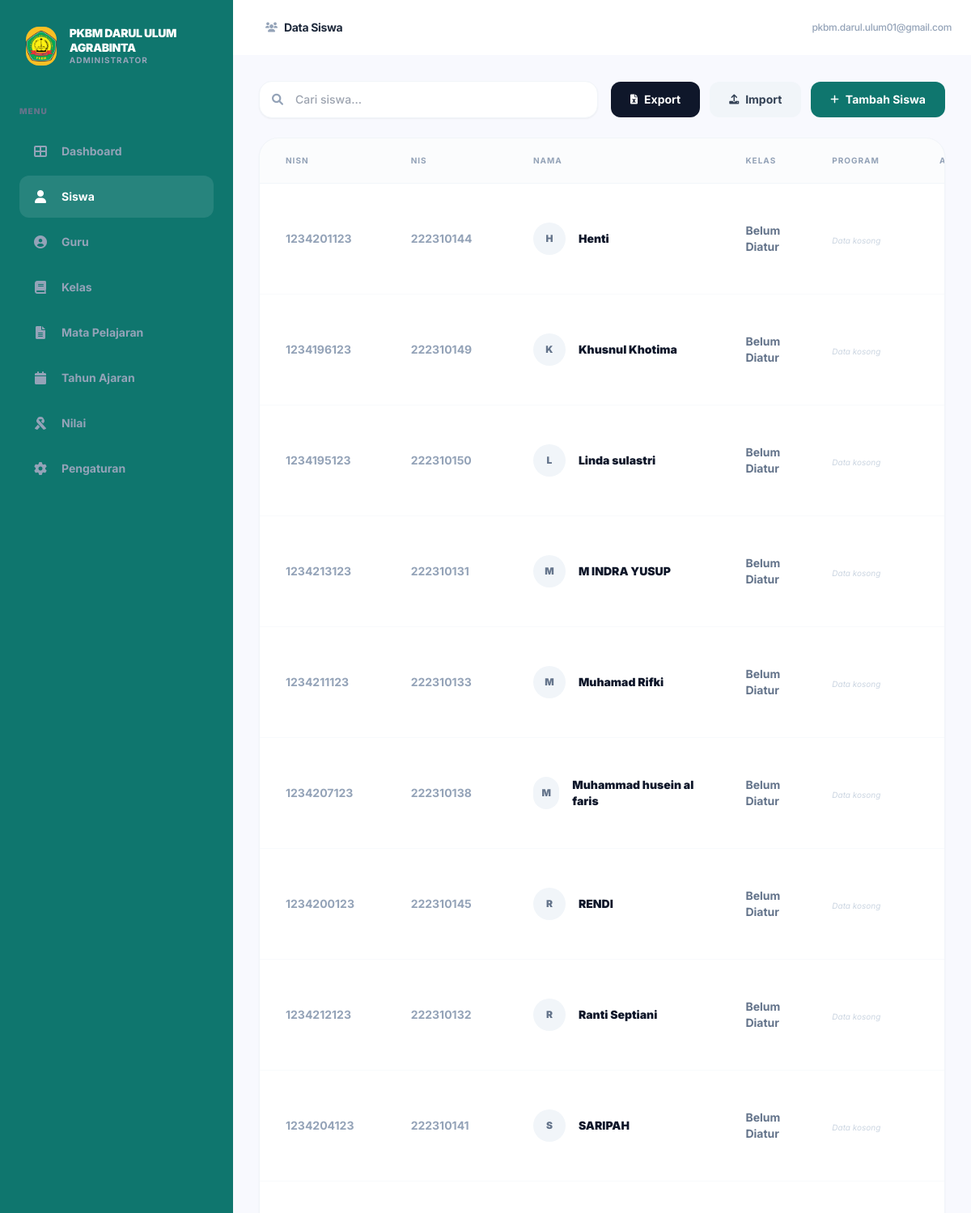
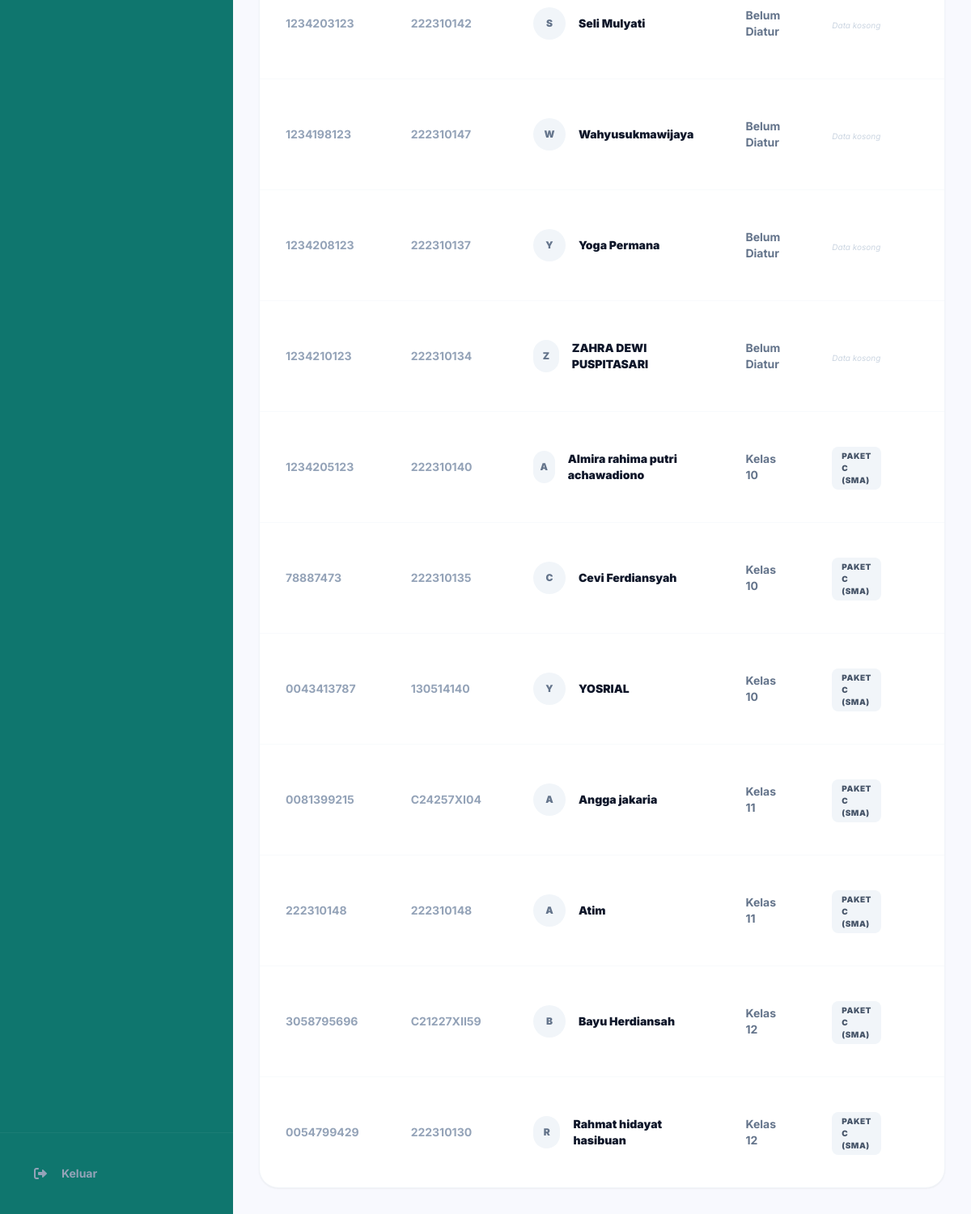
The app's page /students/ (signed in) with its own data (2 pictures, top to bottom).
### apps_main/models.py (models this page shows, shortened)
class SchoolProfile(models.Model):
    name = models.CharField(max_length=255, default="PKBM Darul Ulum Agrabinta")
    logo = models.ImageField(upload_to='school/', null=True, blank=True)
    principal_name = models.CharField(max_length=255)
    nip = models.CharField(max_length=50, blank=True, null=True)
    address = models.TextField()
    phone = models.CharField(max_length=20, blank=True, null=True)
    email = models.EmailField(blank=True, null=True)
    theme_color = models.CharField(max_length=20, default="#1e295b")
    signature = models.ImageField(upload_to='school/signature/', null=True, blank=True)
    stamp = models.ImageField(upload_to='school/stamp/', null=True, blank=True)

class User(AbstractUser):
    ROLE_CHOICES = (
        ('ADMIN', 'Super Admin'),
        ('TEACHER', 'Teacher'),
        ('STUDENT', 'Student'),
    )
    role = models.CharField(max_length=10, choices=ROLE_CHOICES, default='STUDENT')
    photo = models.ImageField(upload_to='user_photos/', null=True, blank=True)

class Student(models.Model):
    GENDER_CHOICES = (
        ('L', 'Laki-laki'),
        ('P', 'Perempuan'),
    )
    user = models.OneToOneField(User, on_delete=models.CASCADE, related_name='student_profile')
    nisn = models.CharField(max_length=20, unique=True)
    nis = models.CharField(max_length=20, unique=True, null=True, blank=True)
    class_level = models.ForeignKey(ClassLevel, on_delete=models.SET_NULL, null=True)
    gender = models.CharField(max_length=1, choices=GENDER_CHOICES, default='L')
    birth_place = models.CharField(max_length=100, null=True, blank=True)
    birth_date = models.DateField(null=True, blank=True)
    parent_name = models.CharField(max_length=255, null=True, blank=True)
    address = models.TextField(null=True, blank=True)
    address_village = models.CharField(max_length=100, null=True, blank=True)
    address_district = models.CharField(max_length=100, null=True, blank=True)
    address_regency = models.CharField(max_length=100, null=True, blank=True)
    address_province = models.CharField(max_length=100, null=True, blank=True)
    religion = models.CharField(max_length=20, null=True, blank=True)
    previous_education = models.CharField(max_length=100, null=True, blank=True)
    father_name = models.CharField(max_length=255, null=True, blank=True)
    mother_name = models.CharField(max_length=255, null=True, blank=True)
    father_occupation = models.CharField(max_length=100, null=True, blank=True)
    mother_occupation = models.CharField(max_length=100, null=True, blank=True)
    guardian_name = models.CharField(max_length=255, null=True, blank=True)
    guardian_occupation = models.CharField(max_length=100, null=True, blank=True)
    guardian_address = models.TextField(null=True, blank=True)

class ClassLevel(models.Model):
    PROGRAM_CHOICES = (
        ('PAKET_B', 'Paket B (SMP)'),
        ('PAKET_C', 'Paket C (SMA)'),
    )
    PHASE_CHOICES = (
        ('D', 'Fase D'),
        ('E', 'Fase E'),
        ('F', 'Fase F'),
    )
    name = models.CharField(max_length=50)
    program = models.CharField(max_length=20, choices=PROGRAM_CHOICES)
    phase = models.CharField(max_length=2, choices=PHASE_CHOICES)
    homeroom_teacher = models.ForeignKey('Teacher', on_delete=models.SET_NULL, null=True, blank=True, related_name='homeroom_classes')

### apps_main/views.py (the view, shortened to what this page needs)
# urls.py: path('students/', views.manage_students, name='manage_students'),
@user_passes_test(is_admin)
def manage_students(request):
    students = Student.objects.all().select_related('class_level', 'user').order_by('class_level__name', 'user__first_name')
    classes = ClassLevel.objects.all().order_by('name')
    return render(request, 'apps_main/manage_students.html', {
        'students': students,
        'classes': classes,
        'page_title': 'Manajemen Siswa'
    })

### apps_main/context_processors.py (called while the page is built)
def school_profile(request):
    school = SchoolProfile.objects.first()
    return {
        'school_profile': school
    }

### apps_main/views.py (called while the page is built)
def is_admin(user):
    return user.is_authenticated and user.role == 'ADMIN'

### templates/apps_main/manage_students.html (shortened to what this page needs)
{% extends 'base.html' %}
{% block page_title %}Data Siswa{% endblock %}
{% block page_icon %}<i class="fas fa-users text-xs"></i>{% endblock %}
{% block content %}
<div class="space-y-6">
    <div class="flex flex-col md:flex-row md:items-center justify-between gap-4">
        <div class="relative flex-1 max-w-md">
            <span class="absolute inset-y-0 left-0 pl-4 flex items-center text-slate-400">
                <i class="fas fa-search text-sm"></i>
            </span>
            <input type="text" placeholder="Cari siswa..." class="w-full pl-11 pr-4 py-3 bg-white border border-slate-100 rounded-2xl shadow-sm focus:ring-2 focus-ring-primary transition-all text-sm font-medium">
        </div>
        <div class="flex items-center gap-3">
            <a href="{% url 'export_students_excel' %}" class="inline-flex items-center px-6 py-3 bg-slate-900 text-white rounded-xl font-bold text-sm hover:opacity-90 transition-all">
                <i class="fas fa-file-excel mr-2 text-xs"></i> Export
            </a>
            <button type="button" onclick="openStudentImportModal()" class="inline-flex items-center px-6 py-3 bg-slate-100 text-slate-700 rounded-xl font-bold text-sm hover:bg-slate-200 transition-all">
                <i class="fas fa-upload mr-2 text-xs"></i> Import
            </button>
            <button onclick="openStudentModal()" class="inline-flex items-center px-6 py-3 bg-primary text-white rounded-xl font-bold text-sm hover:shadow-lg hover:shadow-primary/20 transition-all">
                <i class="fas fa-plus mr-2 text-xs"></i> Tambah Siswa
            </button>
        </div>
    </div>
    <div class="bg-white rounded-3xl shadow-sm border border-slate-100 overflow-hidden">
        <div class="overflow-x-auto">
            <table class="w-full text-left">
                <thead>
                    <tr class="bg-slate-50/50 text-slate-400 text-[10px] font-black uppercase tracking-widest border-b border-slate-100">
                        <th class="px-8 py-5">NISN</th>
                        <th class="px-8 py-5">NIS</th>
                        <th class="px-8 py-5">Nama</th>
                        <th class="px-8 py-5">Kelas</th>
                        <th class="px-8 py-5">Program</th>
                        <th class="px-8 py-5 text-right">Aksi</th>
                    </tr>
                </thead>
                <tbody class="divide-y divide-slate-50">
                    {% for student in students %}
                    <tr class="hover:bg-slate-50/30 transition-colors group">
                        <td class="px-8 py-5 text-sm font-bold text-slate-400 group-hover:text-slate-900 transition-colors">{{ student.nisn }}</td>
                        <td class="px-8 py-5 text-sm font-bold text-slate-400 group-hover:text-slate-900 transition-colors">{{ student.nis|default:"-" }}</td>
                        <td class="px-8 py-5">
                            <div class="flex items-center space-x-4">
                                <div class="w-10 h-10 rounded-full bg-slate-100 flex items-center justify-center text-slate-500 font-black text-xs">
                                    {{ student.user.first_name.0|upper }}
                                </div>
                                <span class="text-sm font-black text-slate-900">{{ student.user.get_full_name }}</span>
                            </div>
                        </td>
                        <td class="px-8 py-5 text-sm font-bold text-slate-500">
                            {{ student.class_level.name|default:"Belum Diatur" }}
                        </td>
                        <td class="px-8 py-5">
                            {% if student.class_level %}
                            <span class="inline-flex items-center px-3 py-1 bg-slate-100 text-slate-600 rounded-lg text-[10px] font-black uppercase tracking-wider">
                                {{ student.class_level.get_program_display }}
                            </span>
                            {% else %}
                            <span class="text-[10px] text-slate-300 italic">Data kosong</span>
                            {% endif %}
                        </td>
                        <td class="px-8 py-5 text-right">
                            <a href="{% url 'view_report' %}?student_id={{ student.id }}" class="inline-flex items-center justify-center w-8 h-8 text-slate-400 hover:text-primary hover:bg-primary/5 rounded-lg transition-all" title="Lihat Rapor">
                            </a>
                            <button onclick="editStudent('{{ student.id }}')" class="inline-flex items-center justify-center w-8 h-8 text-slate-400 hover:text-primary hover:bg-primary/5 rounded-lg transition-all">
                            </button>
                            <button onclick="confirmDelete(this.dataset.url, this.dataset.name)" data-url="{% url 'delete_student' student.id %}" data-name="{{ student.user.get_full_name|escapejs }}" class="inline-flex items-center justify-center w-8 h-8 text-slate-400 hover:text-red-600 hover:bg-red-50 rounded-lg transition-all ml-1">
                            </button>
                        </td>
                    </tr>
                    {% endfor %}
                </tbody>
            </table>
        </div>
    </div>
</div>
{% endblock %}

### templates/base.html (shortened to what this page needs)
<!DOCTYPE html>
<html lang="en">
<head>
    <script src="https://cdn.tailwindcss.com"></script>
    <link href="https://cdnjs.cloudflare.com/ajax/libs/font-awesome/6.0.0/css/all.min.css" rel="stylesheet">
</head>
<body class="bg-[#f8f9fe] text-[#1e293b]">
    {% if user.is_authenticated %}
    <div class="min-h-screen flex">
        <aside id="sidebar" class="w-72 bg-primary text-white flex-shrink-0 hidden md:flex flex-col fixed inset-y-0 left-0 z-50 md:relative transition-transform -translate-x-full md:translate-x-0">
            <div class="p-8 flex items-center justify-between">
                <div class="flex items-center space-x-4">
                    <div class="w-12 h-12 bg-[#fbbf24] rounded-2xl flex items-center justify-center text-primary text-2xl overflow-hidden">
                        {% if school_profile.logo %}
                            <img src="{{ school_profile.logo.url }}" class="w-full h-full object-contain">
                        {% else %}
                            <i class="fas fa-graduation-cap"></i>
                        {% endif %}
                    </div>
                    <div>
                        <h1 class="text-sm font-black tracking-tight leading-tight uppercase">{{ school_profile.name|default:'PKBM Darul Ulum' }}</h1>
                        <p class="text-[10px] text-slate-400 font-bold uppercase tracking-widest">Administrator</p>
                    </div>
                </div>
            </div>
            <div class="px-6 py-4">
                <p class="text-[10px] font-black text-slate-500 uppercase tracking-widest mb-4">Menu</p>
                <nav class="space-y-1">
                    <a href="{% url 'dashboard' %}" class="flex items-center space-x-4 p-4 rounded-xl {% if request.resolver_match.url_name == 'dashboard' %}bg-white/10 text-white{% else %}text-slate-400 hover:text-white transition{% endif %}">
                        <i class="fas fa-th-large w-5 text-center"></i>
                        <span class="text-sm font-bold">Dashboard</span>
                    </a>
                    {% if user.role == 'ADMIN' %}
                    <a href="{% url 'manage_students' %}" class="flex items-center space-x-4 p-4 rounded-xl {% if request.resolver_match.url_name == 'manage_students' %}bg-white/10 text-white{% else %}text-slate-400 hover:text-white transition{% endif %}">
                        <i class="fas fa-user w-5 text-center"></i>
                        <span class="text-sm font-bold">Siswa</span>
                    </a>
                    <a href="{% url 'manage_teachers' %}" class="flex items-center space-x-4 p-4 rounded-xl {% if request.resolver_match.url_name == 'manage_teachers' %}bg-white/10 text-white{% else %}text-slate-400 hover:text-white transition{% endif %}">
                        <i class="fas fa-user-circle w-5 text-center"></i>
                        <span class="text-sm font-bold">Guru</span>
                    </a>
                    <a href="{% url 'manage_classes' %}" class="flex items-center space-x-4 p-4 rounded-xl {% if request.resolver_match.url_name == 'manage_classes' %}bg-white/10 text-white{% else %}text-slate-400 hover:text-white transition{% endif %}">
                        <i class="fas fa-book w-5 text-center"></i>
                        <span class="text-sm font-bold">Kelas</span>
                    </a>
                    <a href="{% url 'manage_subjects' %}" class="flex items-center space-x-4 p-4 rounded-xl {% if request.resolver_match.url_name == 'manage_subjects' %}bg-white/10 text-white{% else %}text-slate-400 hover:text-white transition{% endif %}">
                        <i class="fas fa-file-alt w-5 text-center"></i>
                        <span class="text-sm font-bold">Mata Pelajaran</span>
                    </a>
                    <a href="{% url 'manage_academic_years' %}" class="flex items-center space-x-4 p-4 rounded-xl {% if request.resolver_match.url_name == 'manage_academic_years' %}bg-white/10 text-white{% else %}text-slate-400 hover:text-white transition{% endif %}">
                        <i class="fas fa-calendar w-5 text-center"></i>
                        <span class="text-sm font-bold">Tahun Ajaran</span>
                    </a>
                    <a href="{% url 'manage_grades' %}" class="flex items-center space-x-4 p-4 rounded-xl {% if request.resolver_match.url_name == 'manage_grades' %}bg-white/10 text-white{% else %}text-slate-400 hover:text-white transition{% endif %}">
                        <i class="fas fa-ribbon w-5 text-center"></i>
                        <span class="text-sm font-bold">Nilai</span>
                    </a>
                    <a href="{% url 'manage_settings' %}" class="flex items-center space-x-4 p-4 rounded-xl {% if request.resolver_match.url_name == 'manage_settings' %}bg-white/10 text-white{% else %}text-slate-400 hover:text-white transition{% endif %}">
                        <i class="fas fa-cog w-5 text-center"></i>
                        <span class="text-sm font-bold">Pengaturan</span>
                    </a>
                    {% endif %}
                </nav>
            </div>
            <div class="mt-auto p-6 border-t border-white/5">
                <form action="{% url 'logout' %}" method="post">
                    <button type="submit" class="flex items-center space-x-4 p-4 w-full text-slate-400 hover:text-white transition">
                        <i class="fas fa-sign-out-alt w-5 text-center"></i>
                        <span class="text-sm font-bold">Keluar</span>
                    </button>
                </form>
            </div>
        </aside>
        <main class="flex-1 flex flex-col min-w-0">
            <header class="bg-white p-6 flex justify-between items-center sticky top-0 z-10">
                <div class="flex items-center space-x-4">
                    <div class="flex items-center space-x-2 text-slate-400">
                        {% block page_icon %}<i class="fas fa-columns text-xs"></i>{% endblock %}
                        <span class="text-sm font-bold text-slate-800 tracking-tight">{% block page_title %}Dashboard{% endblock %}</span>
                    </div>
                </div>
                <div class="flex items-center space-x-4">
                    <p class="text-xs font-medium text-slate-400 tracking-tight">{{ user.email|default:user.username }}</p>
                </div>
            </header>
            <div class="p-8 flex-1 overflow-auto">
                {% block content %}{% endblock %}
            </div>
        </main>
    </div>
    {% else %}
    <div class="min-h-screen bg-slate-100 flex items-center justify-center p-4">
        {% block login_content %}{% endblock %}
    </div>
    {% endif %}
</body>
</html>

### records on screen
SchoolProfile: logo (picture), name "PKBM DARUL ULUM AGRABINTA"
User: email "pkbm.darul.ulum01@gmail.com"
Student: nisn "1234201123", nis "222310144", user.first_name.0 "H", user.get_full_name "Henti", class_level.name "Belum Diatur", shows "Data kosong"
Student: nisn "1234196123", nis "222310149", user.first_name.0 "K", user.get_full_name "Khusnul Khotima", class_level.name "Belum Diatur", shows "Data kosong"
Student: nisn "1234195123", nis "222310150", user.first_name.0 "L", user.get_full_name "Linda sulastri", class_level.name "Belum Diatur", shows "Data kosong"
Student: nisn "1234213123", nis "222310131", user.first_name.0 "M", user.get_full_name "M INDRA YUSUP", class_level.name "Belum Diatur", shows "Data kosong"
Student: nisn "1234211123", nis "222310133", user.first_name.0 "M", user.get_full_name "Muhamad Rifki", class_level.name "Belum Diatur", shows "Data kosong"
Student: nisn "1234207123", nis "222310138", user.first_name.0 "M", user.get_full_name "Muhammad husein al faris", class_level.name "Belum Diatur", shows "Data kosong"
Student: nisn "1234200123", nis "222310145", user.first_name.0 "R", user.get_full_name "RENDI", class_level.name "Belum Diatur", shows "Data kosong"
Student: nisn "1234212123", nis "222310132", user.first_name.0 "R", user.get_full_name "Ranti Septiani", class_level.name "Belum Diatur", shows "Data kosong"
Student: nisn "1234204123", nis "222310141", user.first_name.0 "S", user.get_full_name "SARIPAH", class_level.name "Belum Diatur", shows "Data kosong"
Student: nisn "1234203123", nis "222310142", user.first_name.0 "S", user.get_full_name "Seli Mulyati", class_level.name "Belum Diatur", shows "Data kosong"
Student: nisn "1234198123", nis "222310147", user.first_name.0 "W", user.get_full_name "Wahyusukmawijaya", class_level.name "Belum Diatur", shows "Data kosong"
Student: nisn "1234208123", nis "222310137", user.first_name.0 "Y", user.get_full_name "Yoga Permana", class_level.name "Belum Diatur", shows "Data kosong"
Student: nisn "1234210123", nis "222310134", user.first_name.0 "Z", user.get_full_name "ZAHRA DEWI PUSPITASARI", class_level.name "Belum Diatur", shows "Data kosong"
Student: nisn "1234205123", nis "222310140", user.first_name.0 "A", user.get_full_name "Almira rahima putri achawadiono", class_level.name "Kelas 10", class_level.program "PAKET C (SMA)"
Student: nisn "78887473", nis "222310135", user.first_name.0 "C", user.get_full_name "Cevi Ferdiansyah", class_level.name "Kelas 10", class_level.program "PAKET C (SMA)"
Student: nisn "0043413787", nis "130514140", user.first_name.0 "Y", user.get_full_name "YOSRIAL", class_level.name "Kelas 10", class_level.program "PAKET C (SMA)"
Student: nisn "0081399215", nis "C24257XI04", user.first_name.0 "A", user.get_full_name "Angga jakaria", class_level.name "Kelas 11", class_level.program "PAKET C (SMA)"
Student: nisn "222310148", nis "222310148", user.first_name.0 "A", user.get_full_name "Atim", class_level.name "Kelas 11", class_level.program "PAKET C (SMA)"
Student: nisn "3058795696", nis "C21227XII59", user.first_name.0 "B", user.get_full_name "Bayu Herdiansah", class_level.name "Kelas 12", class_level.program "PAKET C (SMA)"
Student: nisn "0054799429", nis "222310130", user.first_name.0 "R", user.get_full_name "Rahmat hidayat hasibuan", class_level.name "Kelas 12", class_level.program "PAKET C (SMA)"
